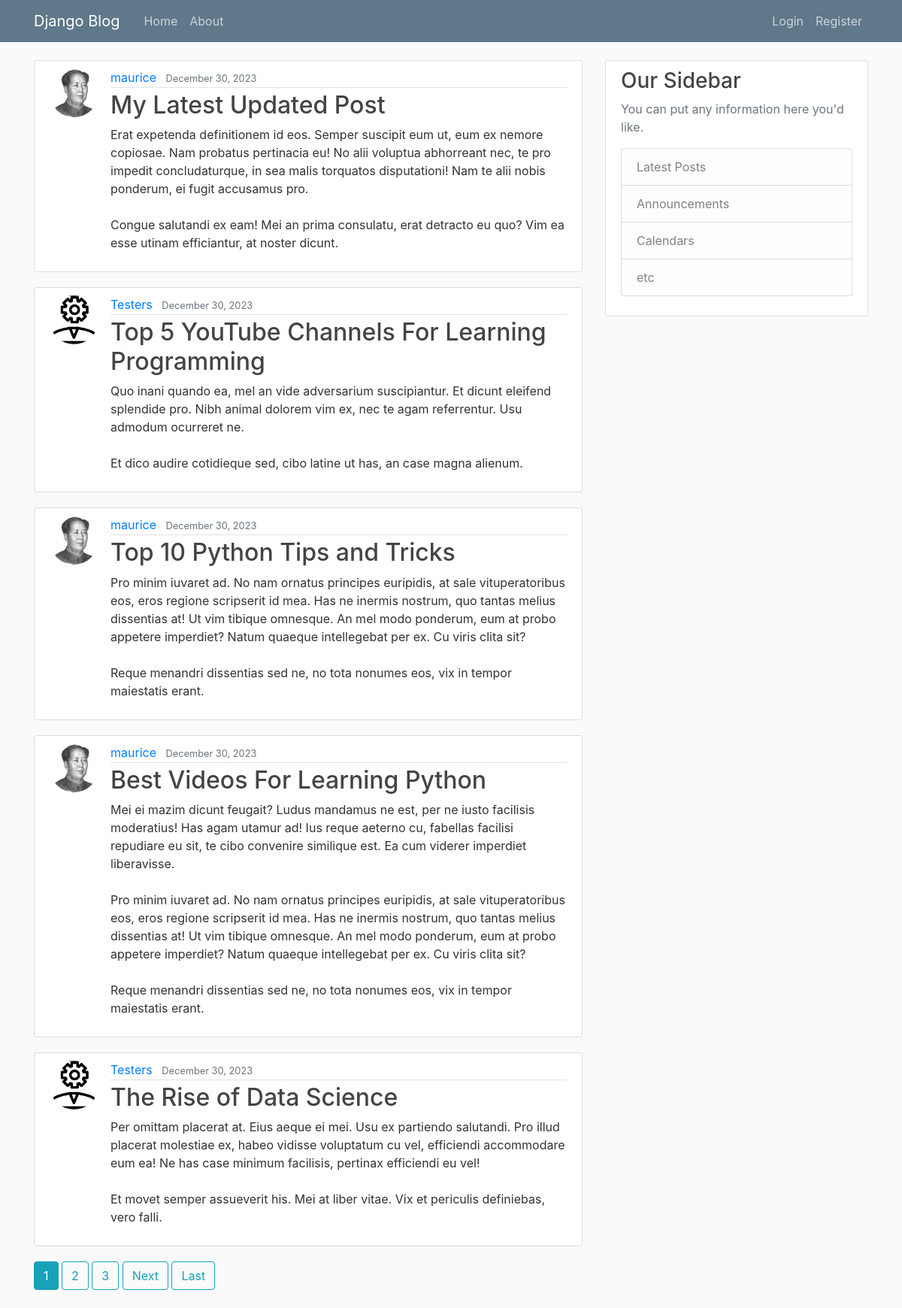
Before: / with the older database file.
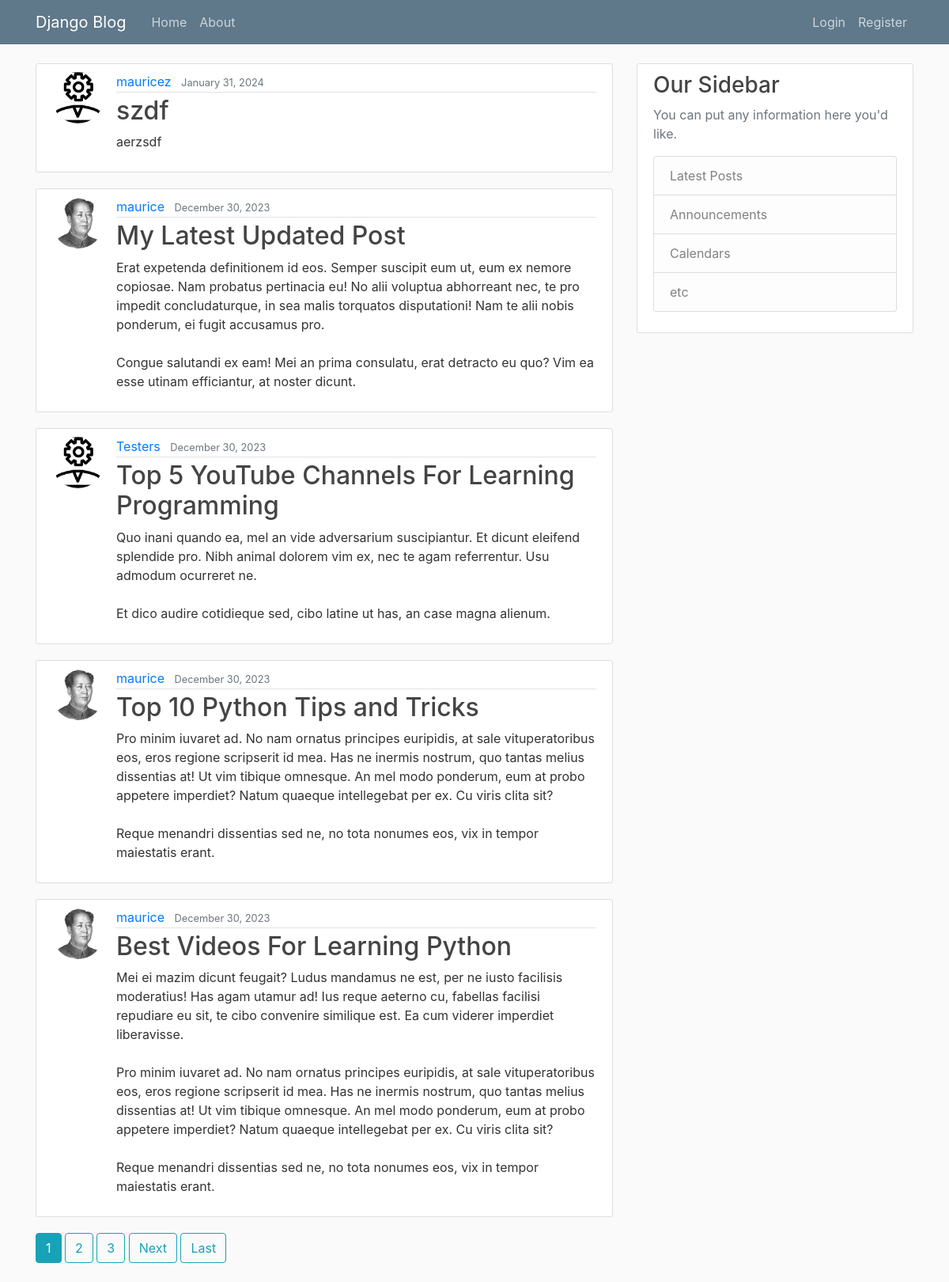
After: the same page with the newer database file.
### blog/models.py (models this page shows, shortened)
class Post(models.Model):
    title=models.CharField(max_length=100)
    content=models.TextField()
    date_posted=models.DateTimeField(default=timezone.now)
    author=models.ForeignKey(User, on_delete=models.CASCADE)

### users/models.py (models this page shows, shortened)
class Profile(models.Model):
    user = models.OneToOneField(User,on_delete=models.CASCADE)
    image=models.ImageField(default='default.jpg', upload_to='profile_pics')

### blog/views.py (the view)
# urls.py: path('', PostListView.as_view(), name='blog-home'),
class PostListView(ListView):
    model=Post
    template_name='blog/home.html'
    context_object_name='posts'
    ordering=['-date_posted']
    paginate_by=5

### blog/templates/blog/home.html (shortened to what this page needs)
{% extends 'blog/base.html'%}
{% block content %}
    {% for post in posts%}
        <article class="media content-section">
            <img class="rounded-circle article-img" src="{{post.author.profile.image.url}}" alt="">
        <div class="media-body">
            <div class="article-metadata">
            <a class="mr-2" href="#">{{ post.author }}</a>
            <small class="text-muted">{{ post.date_posted|date:"F d, Y" }}</small>
            </div>
            <h2><a class="article-title" href="{% url 'post-detail' post.id %}">{{ post.title }}</a></h2>
            <p class="article-content">{{ post.content }}</p>
        </div>
        </article>
    {% endfor %}
    {% if is_paginated%}
        {% for num in page_obj.paginator.page_range%}
            {% if page_obj.number == num %}
                <a class="btn btn-info mb-4" href="?page={{ num }}">{{ num }}</a>
            {% elif num > page_obj.number|add:'-3' and num < page_obj.number|add:'3'%}
                <a class="btn btn-outline-info mb-4" href="?page={{ num }}">{{ num }}</a>
            {% endif %}
        {% endfor %}
         {% if page_obj.has_next %}
            <a class="btn btn-outline-info mb-4" href="?page={{ page_obj.next_page_number}}">Next</a>
            <a class="btn btn-outline-info mb-4" href="?page={{ page_obj.paginator.num_pages }}">Last</a>
         {% endif %}
    {% endif %}
{% endblock %}

Changed rows visible on the page:
no longer on this page (row unchanged): Post: author.profile.image (placeholder picture), author "Testers", date_posted "December 30, 2023", title "The Rise of Data Science", content "Per omittam placerat at. Eius aeque ei mei. Usu ex partiendo salutandi. Pro illud placerat molestiae ex, habeo vidisse voluptatum cu vel, efficiendi accommodare eum ea! Ne has case minimum facilisis, pertinax efficiendi eu vel! Et movet semper assueverit his. Mei at liber vitae. Vix et periculis definiebas, vero falli."
added Post: author.profile.image (placeholder picture), author "mauricez", date_posted "January 31, 2024", title "szdf", content "aerzsdf"
